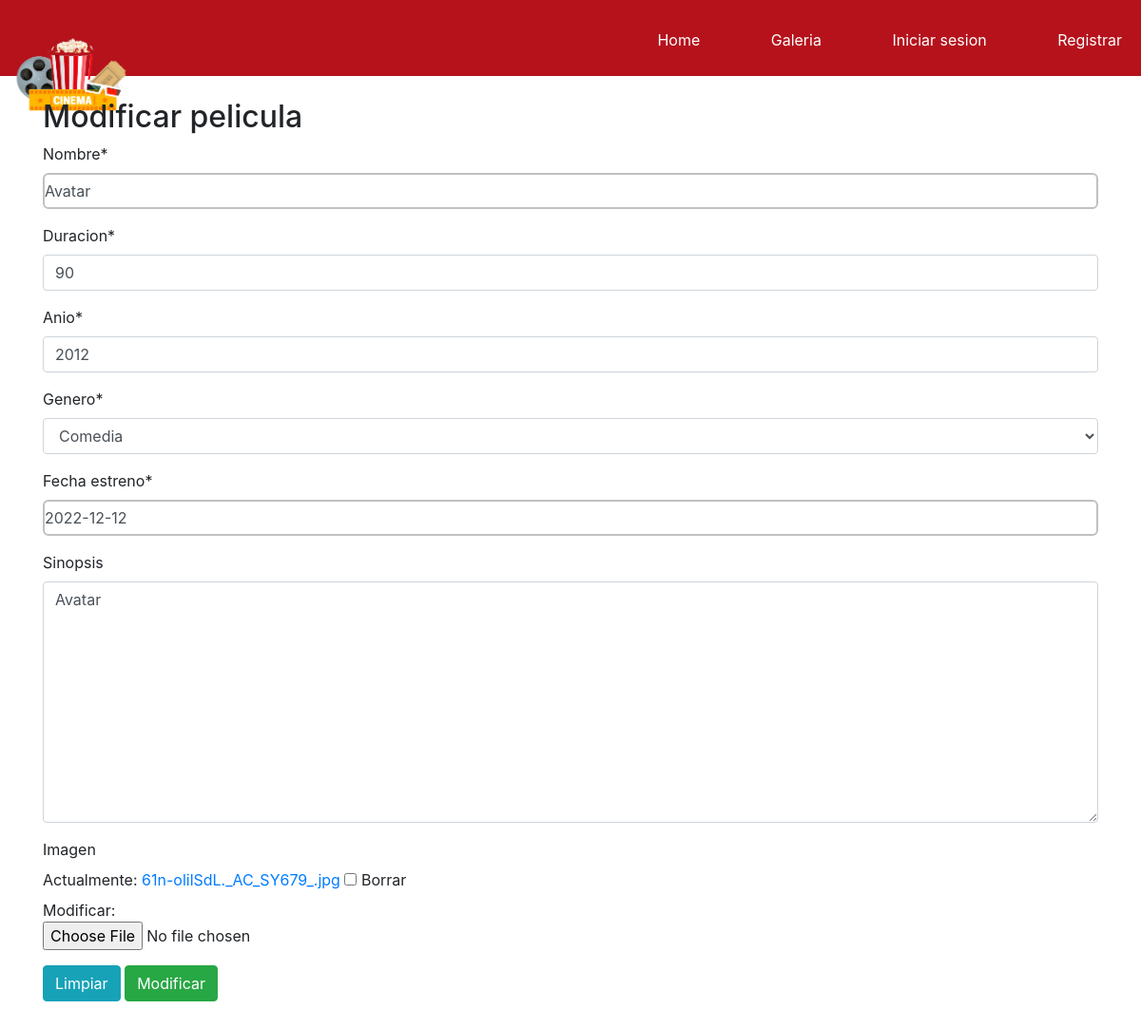
The page /modificar_pelicula/3/ on the database its author committed.
### core/models.py (models this page shows, shortened)
class Pelicula(models.Model):
    nombre=models.CharField(max_length=200)
    duracion= models.IntegerField()
    anio=models.IntegerField()
    genero=models.ForeignKey(Genero, on_delete=models.CASCADE)
    sinopsis = models.TextField(null = True, blank = True)
    fecha_estreno = models.DateField()
    imagen = models.ImageField(null = True, blank = True)

class Genero(models.Model):
    nombre= models.CharField(max_length=80)
    def __str__(self):
        return self.nombre

### core/views.py (the view)
# urls.py: path('modificar_pelicula/<id>/', modificar_pelicula, name="modificar_pelicula"),
def modificar_pelicula(request,id):
    pelicula = Pelicula.objects.get(id = id)
    data = {
        'form': PeliculaForm(instance = pelicula)
    }
    if request.method == 'POST':
        formulario = PeliculaForm(data = request.POST, instance = pelicula, files = request.FILES)
        if formulario.is_valid():
            formulario.save()
            data['mensaje'] = 'Pelicula modificado con éxito'
        data['form'] = PeliculaForm(instance = Pelicula.objects.get(id = id))
    return render(request,'core/modificar_pelicula.html',data)

### core/forms.py
class PeliculaForm(ModelForm):
    nombre = forms.CharField(min_length=2,max_length=200)
    duracion = forms.IntegerField(min_value=5, max_value=500)
    class Meta:
        model=Pelicula
        fields=['nombre','duracion','anio','genero','fecha_estreno','sinopsis','imagen']

### core/templates/core/modificar_pelicula.html (shortened to what this page needs)
{% extends 'core/basico.html' %}
{% load crispy_forms_tags %}
{% block contenido %}
<h2>Modificar pelicula</h2>
<form method="POST" enctype="multipart/form-data">
   {{ form | crispy }}
 <input type="reset" value="Limpiar" class="btn btn-info">
 <input type="submit" value="Modificar" class="btn btn-success">
</form>
{% endblock %}

### core/static/core/css/estilos.css (style rules this page uses)
* { margin:0; padding: 0; }
body { background-color:rgb(219, 219, 219); font-family: fantasy; }
label { display: block; }
input[type=text], input[type=email], textarea { border: 2px solid silver; padding:5px 0; border-radius: 6px; }
.btn { padding: 5px; border:2px solid silver; border-radius: 15px; }

### rows shown on the page
Pelicula: nombre "Avatar", duracion "90", anio "2012", genero "Comedia", fecha_estreno "2022-12-12", sinopsis "Avatar"
